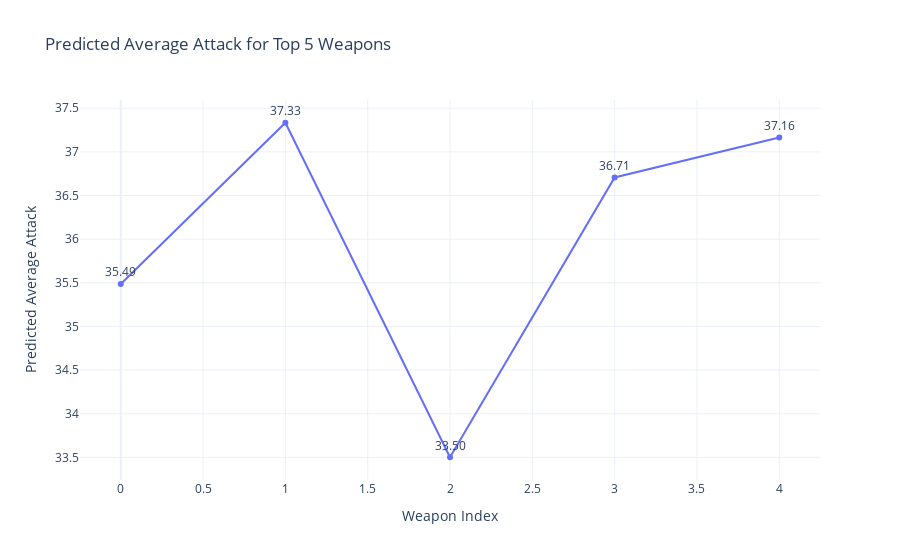

Here is the notebook cell this chart was saved with:
### Code cell
import pandas as pd
import json
from sklearn.model_selection import train_test_split
from sklearn.ensemble import RandomForestRegressor
from sklearn.metrics import mean_squared_error, r2_score
import plotly.graph_objects as go

# Load datasets
datasets = {
    'armors': pd.read_csv('/Users/sri00266/Desktop/elden_ring/data/armors.csv'),
    'weapons': pd.read_csv('/Users/sri00266/Desktop/elden_ring/data/weapons.csv')
}

# Data cleaning function
def clean_data(df, json_columns=[]):
    # Handle missing values
    df = df.dropna(subset=['id', 'name'])
    
    # Convert JSON strings to dicts
    for col in json_columns:
        def parse_json(x):
            if pd.isnull(x):
                return []
            try:
                return json.loads(x.replace("'", '"'))
            except (json.JSONDecodeError, TypeError):
                return []
        
        df[col] = df[col].apply(parse_json)
    
    return df

# Clean datasets
datasets['armors'] = clean_data(datasets['armors'], ['dmgNegation', 'resistance'])
datasets['weapons'] = clean_data(datasets['weapons'], ['attack', 'defence', 'scalesWith', 'requiredAttributes'])

# Calculate average attack power for weapons
def calculate_average_attack(attack_list):
    if len(attack_list) == 0:
        return 0
    return sum(d['amount'] for d in attack_list) / len(attack_list)

weapons_df = datasets['weapons']
weapons_df['average_attack'] = weapons_df['attack'].apply(calculate_average_attack)

# Calculate total damage negation and resistance for armors
def calculate_total_stat(stat_list):
    return sum(d['amount'] for d in stat_list) if len(stat_list) > 0 else 0

armors_df = datasets['armors']
armors_df['total_dmgNegation'] = armors_df['dmgNegation'].apply(calculate_total_stat)
armors_df['total_resistance'] = armors_df['resistance'].apply(calculate_total_stat)
armors_df['total_protection'] = armors_df['total_dmgNegation'] + armors_df['total_resistance']

# Prepare the data for training
X_weapons = weapons_df[['average_attack', 'weight']].values
y_weapons = weapons_df['average_attack'].values

X_train, X_test, y_train, y_test = train_test_split(X_weapons, y_weapons, test_size=0.2, random_state=42)

# Train a RandomForestRegressor model
weapon_model = RandomForestRegressor(n_estimators=100, random_state=42)
weapon_model.fit(X_train, y_train)

# Evaluate the model
y_pred = weapon_model.predict(X_test)
print(f"Weapon Model Mean Squared Error: {mean_squared_error(y_test, y_pred)}")
print(f"Weapon Model R^2 Score: {r2_score(y_test, y_pred)}")

# Making predictions
predicted_attack = weapon_model.predict(X_weapons[:5])
print("Predicted average attack for first 5 weapons:", predicted_attack)

# Interactive line plot for weapon predictions with annotations
fig = go.Figure()

fig.add_trace(go.Scatter(
    x=list(range(len(predicted_attack))),
    y=predicted_attack,
    mode='lines+markers+text',
    text=[f'{val:.2f}' for val in predicted_attack],
    textposition="top center",
    name='Predicted Attack'
))

fig.update_layout(
    title='Predicted Average Attack for Top 5 Weapons',
    xaxis_title='Weapon Index',
    yaxis_title='Predicted Average Attack',
    template='plotly_white'
)

fig.show()

### Figure 1 — Plotly figure (JSON) as saved in the notebook; plotly's stock layout.template omitted (floating-point values rounded to 4 significant figures)
{"data": [{"mode": "lines+markers+text", "name": "Predicted Attack", "text": ["35.49", "37.33", "33.50", "36.71", "37.16"], "textposition": "top center", "type": "scatter", "x": [0, 1, 2, 3, 4], "y": [35.49, 37.33, 33.5, 36.71, 37.16]}], "layout": {"autosize": true, "title": {"text": "Predicted Average Attack for Top 5 Weapons"}, "xaxis": {"autorange": true, "range": [-0.2574, 4.257], "title": {"text": "Weapon Index"}, "type": "linear"}, "yaxis": {"autorange": true, "range": [33.19, 37.65], "title": {"text": "Predicted Average Attack"}, "type": "linear"}}}
